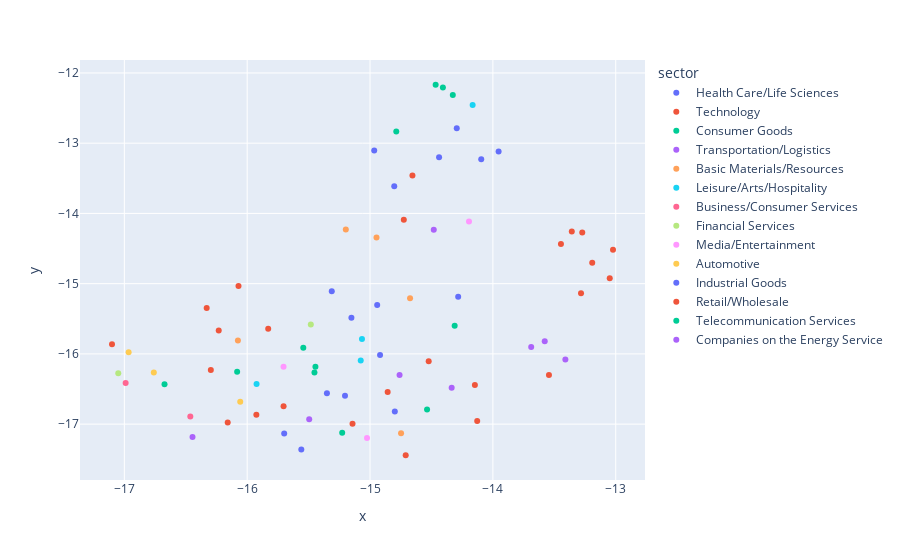

The cell this chart's notebook holds for it:
### Code cell
dfs = pd.DataFrame({
    'x': SX_embedded[:, 0], 'y': SX_embedded[:, 1],
    'symb': list(sym_to_idx),
    'sector': [sym_to_comp[s][4] for s in sym_to_idx]
})
fig = px.scatter(dfs, x="x", y="y", color="sector", hover_name="symb")
fig.show()

### Figure 1 — Plotly figure (JSON) as saved in the notebook; plotly's stock layout.template omitted (floating-point values rounded to 4 significant figures)
{"data": [{"hoverlabel": {"namelength": 0}, "hovertemplate": "<b>%{hovertext}</b><br><br>sector=Health Care/Life Sciences<br>x=%{x}<br>y=%{y}", "hovertext": ["NVAX", "BIIB", "PFE", "OPK", "INO", "IGMS", "GILD", "ALXN", "ONEM", "SGRY", "CODX", "BNGO", "NNVC", "CANF"], "legendgroup": "Health Care/Life Sciences", "marker": {"color": "#636efa", "symbol": "circle"}, "mode": "markers", "name": "Health Care/Life Sciences", "showlegend": true, "type": "scatter", "x": [-14.8, -14.97, -14.09, -14.29, -14.8, -15.35, -14.44, -13.95, -15.31, -15.2, -15.7, -15.56, -14.28, -15.15], "xaxis": "x", "y": [-13.61, -13.1, -13.23, -12.79, -16.82, -16.56, -13.2, -13.12, -15.11, -16.6, -17.13, -17.36, -15.19, -15.48], "yaxis": "y"}, {"hoverlabel": {"namelength": 0}, "hovertemplate": "<b>%{hovertext}</b><br><br>sector=Technology<br>x=%{x}<br>y=%{y}", "hovertext": ["SNAP", "GOOG", "STX", "UBER", "TWTR", "MRVL", "CY", "TWLO", "MGIC", "LYFT", "CAMP", "XRX", "WORK", "NLOK", "FIT", "AMD", "FB", "AAPL", "NOK", "OKTA", "SABR", "MSFT"], "legendgroup": "Technology", "marker": {"color": "#EF553B", "symbol": "circle"}, "mode": "markers", "name": "Technology", "showlegend": true, "type": "scatter", "x": [-13.27, -16.3, -17.1, -13.28, -14.13, -13.02, -13.36, -13.45, -14.72, -13.54, -14.65, -13.05, -13.19, -15.7, -16.23, -15.93, -14.52, -16.33, -14.86, -15.83, -16.16, -14.71], "xaxis": "x", "y": [-14.27, -16.23, -15.86, -15.14, -16.96, -14.52, -14.26, -14.43, -14.09, -16.3, -13.46, -14.92, -14.7, -16.74, -15.67, -16.87, -16.11, -15.35, -16.54, -15.64, -16.98, -17.44], "yaxis": "y"}, {"hoverlabel": {"namelength": 0}, "hovertemplate": "<b>%{hovertext}</b><br><br>sector=Consumer Goods<br>x=%{x}<br>y=%{y}", "hovertext": ["HSY", "JJSF", "ABEV", "GIS", "TSN", "MDLZ", "CPB", "GPRO", "LW", "JBSS", "MKC"], "legendgroup": "Consumer Goods", "marker": {"color": "#00cc96", "symbol": "circle"}, "mode": "markers", "name": "Consumer Goods", "showlegend": true, "type": "scatter", "x": [-14.47, -14.79, -15.45, -14.33, -16.67, -14.41, -15.54, -16.08, -14.54, -14.31, -15.23], "xaxis": "x", "y": [-12.17, -12.83, -16.26, -12.31, -16.43, -12.21, -15.91, -16.25, -16.79, -15.6, -17.12], "yaxis": "y"}, {"hoverlabel": {"namelength": 0}, "hovertemplate": "<b>%{hovertext}</b><br><br>sector=Transportation/Logistics<br>x=%{x}<br>y=%{y}", "hovertext": ["ALGT", "SKYW", "UAL", "AAL", "JBLU", "LUV", "DAL"], "legendgroup": "Transportation/Logistics", "marker": {"color": "#ab63fa", "symbol": "circle"}, "mode": "markers", "name": "Transportation/Logistics", "showlegend": true, "type": "scatter", "x": [-13.41, -14.48, -13.69, -13.58, -16.44, -14.34, -14.76], "xaxis": "x", "y": [-16.08, -14.23, -15.9, -15.82, -17.18, -16.48, -16.3], "yaxis": "y"}, {"hoverlabel": {"namelength": 0}, "hovertemplate": "<b>%{hovertext}</b><br><br>sector=Basic Materials/Resources<br>x=%{x}<br>y=%{y}", "hovertext": ["BHP", "RIO", "GOLD", "ALB", "SCCO"], "legendgroup": "Basic Materials/Resources", "marker": {"color": "#FFA15A", "symbol": "circle"}, "mode": "markers", "name": "Basic Materials/Resources", "showlegend": true, "type": "scatter", "x": [-15.2, -14.95, -16.08, -14.75, -14.67], "xaxis": "x", "y": [-14.23, -14.34, -15.81, -17.13, -15.21], "yaxis": "y"}, {"hoverlabel": {"namelength": 0}, "hovertemplate": "<b>%{hovertext}</b><br><br>sector=Leisure/Arts/Hospitality<br>x=%{x}<br>y=%{y}", "hovertext": ["CCL", "RRGB", "RCL", "SBUX"], "legendgroup": "Leisure/Arts/Hospitality", "marker": {"color": "#19d3f3", "symbol": "circle"}, "mode": "markers", "name": "Leisure/Arts/Hospitality", "showlegend": true, "type": "scatter", "x": [-15.92, -14.16, -15.08, -15.07], "xaxis": "x", "y": [-16.43, -12.46, -16.09, -15.79], "yaxis": "y"}, {"hoverlabel": {"namelength": 0}, "hovertemplate": "<b>%{hovertext}</b><br><br>sector=Business/Consumer Services<br>x=%{x}<br>y=%{y}", "hovertext": ["NEW", "GE"], "legendgroup": "Business/Consumer Services", "marker": {"color": "#FF6692", "symbol": "circle"}, "mode": "markers", "name": "Business/Consumer Services", "showlegend": true, "type": "scatter", "x": [-16.99, -16.46], "xaxis": "x", "y": [-16.41, -16.89], "yaxis": "y"}, {"hoverlabel": {"namelength": 0}, "hovertemplate": "<b>%{hovertext}</b><br><br>sector=Financial Services<br>x=%{x}<br>y=%{y}", "hovertext": ["BAC", "WFC"], "legendgroup": "Financial Services", "marker": {"color": "#B6E880", "symbol": "circle"}, "mode": "markers", "name": "Financial Services", "showlegend": true, "type": "scatter", "x": [-17.05, -15.48], "xaxis": "x", "y": [-16.27, -15.58], "yaxis": "y"}, {"hoverlabel": {"namelength": 0}, "hovertemplate": "<b>%{hovertext}</b><br><br>sector=Media/Entertainment<br>x=%{x}<br>y=%{y}", "hovertext": ["SIRI", "DIS", "NFLX"], "legendgroup": "Media/Entertainment", "marker": {"color": "#FF97FF", "symbol": "circle"}, "mode": "markers", "name": "Media/Entertainment", "showlegend": true, "type": "scatter", "x": [-14.19, -15.7, -15.02], "xaxis": "x", "y": [-14.12, -16.18, -17.2], "yaxis": "y"}, {"hoverlabel": {"namelength": 0}, "hovertemplate": "<b>%{hovertext}</b><br><br>sector=Automotive<br>x=%{x}<br>y=%{y}", "hovertext": ["F", "TSLA", "NIO"], "legendgroup": "Automotive", "marker": {"color": "#FECB52", "symbol": "circle"}, "mode": "markers", "name": "Automotive", "showlegend": true, "type": "scatter", "x": [-16.97, -16.76, -16.06], "xaxis": "x", "y": [-15.98, -16.26, -16.68], "yaxis": "y"}, {"hoverlabel": {"namelength": 0}, "hovertemplate": "<b>%{hovertext}</b><br><br>sector=Industrial Goods<br>x=%{x}<br>y=%{y}", "hovertext": ["NATI", "BA"], "legendgroup": "Industrial Goods", "marker": {"color": "#636efa", "symbol": "circle"}, "mode": "markers", "name": "Industrial Goods", "showlegend": true, "type": "scatter", "x": [-14.92, -14.94], "xaxis": "x", "y": [-16.01, -15.3], "yaxis": "y"}, {"hoverlabel": {"namelength": 0}, "hovertemplate": "<b>%{hovertext}</b><br><br>sector=Retail/Wholesale<br>x=%{x}<br>y=%{y}", "hovertext": ["VIPS", "COST", "KR"], "legendgroup": "Retail/Wholesale", "marker": {"color": "#EF553B", "symbol": "circle"}, "mode": "markers", "name": "Retail/Wholesale", "showlegend": true, "type": "scatter", "x": [-16.07, -15.14, -14.15], "xaxis": "x", "y": [-15.03, -16.99, -16.44], "yaxis": "y"}, {"hoverlabel": {"namelength": 0}, "hovertemplate": "<b>%{hovertext}</b><br><br>sector=Telecommunication Services<br>x=%{x}<br>y=%{y}", "hovertext": ["T"], "legendgroup": "Telecommunication Services", "marker": {"color": "#00cc96", "symbol": "circle"}, "mode": "markers", "name": "Telecommunication Services", "showlegend": true, "type": "scatter", "x": [-15.44], "xaxis": "x", "y": [-16.18], "yaxis": "y"}, {"hoverlabel": {"namelength": 0}, "hovertemplate": "<b>%{hovertext}</b><br><br>sector=Companies on the Energy Service<br>x=%{x}<br>y=%{y}", "hovertext": ["XOM"], "legendgroup": "Companies on the Energy Service", "marker": {"color": "#ab63fa", "symbol": "circle"}, "mode": "markers", "name": "Companies on the Energy Service", "showlegend": true, "type": "scatter", "x": [-15.5], "xaxis": "x", "y": [-16.93], "yaxis": "y"}], "layout": {"legend": {"title": {"text": "sector"}, "tracegroupgap": 0}, "margin": {"t": 60}, "xaxis": {"anchor": "y", "domain": [0, 1], "title": {"text": "x"}}, "yaxis": {"anchor": "x", "domain": [0, 1], "title": {"text": "y"}}}}
